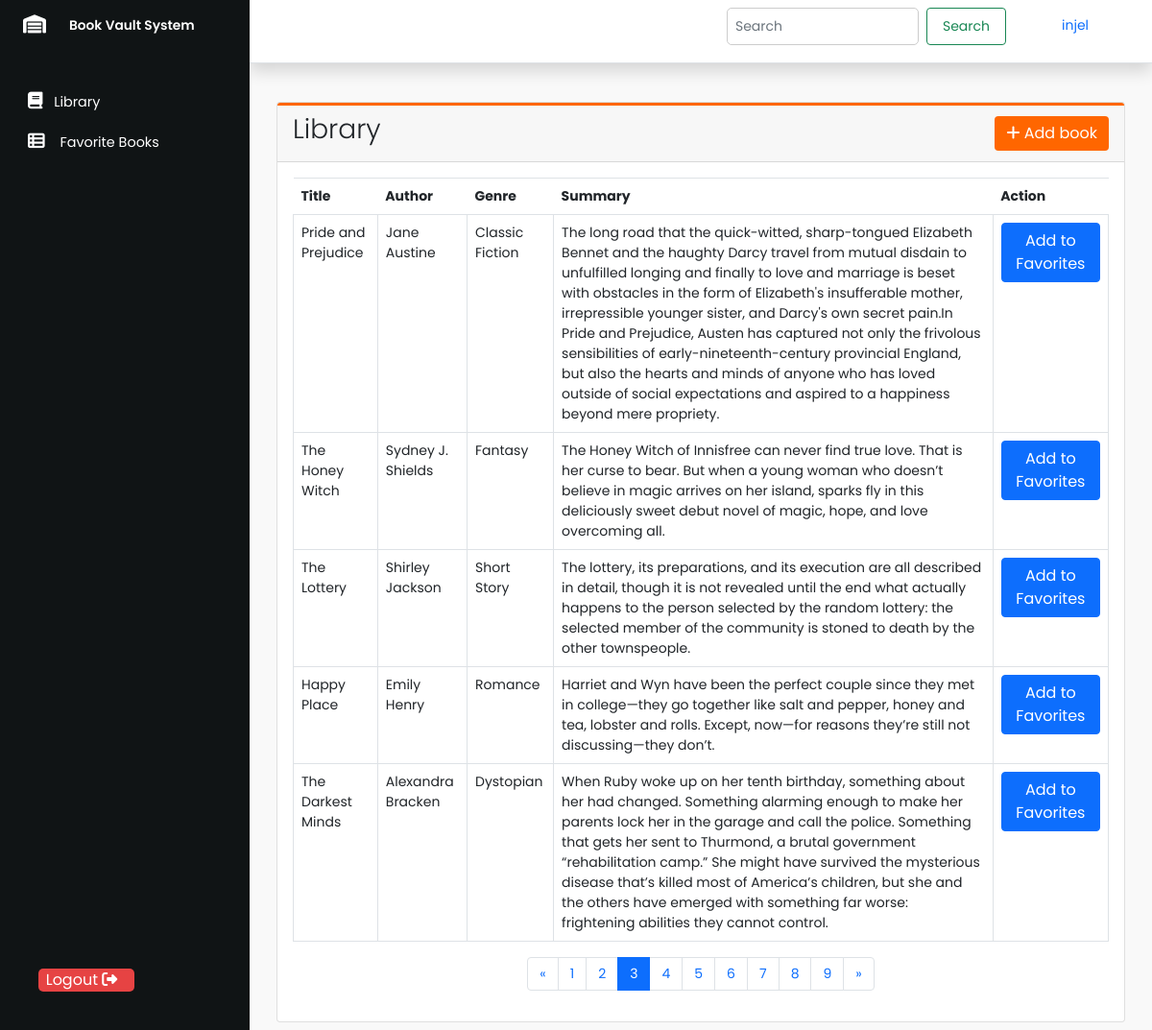
The app's page /main.php?page=3 (signed in) with its own data.
### tables this page shows
CREATE TABLE `book` (
  `id` int(11) NOT NULL,
  `title` varchar(255) NOT NULL,
  `author` varchar(255) NOT NULL,
  `genre` varchar(100) NOT NULL,
  `summary` text NOT NULL,
  `created_at` timestamp NOT NULL DEFAULT current_timestamp()
);

### main.php (the view, shortened to what this page needs)
<?php
$servername = "localhost";
$username = "root";
$password = "";
$dbname = "bookvault";
$conn = new mysqli($servername, $username, $password, $dbname);
$books = [];
$sql = "CALL GetBooks()";
if ($result = $conn->query($sql)) {
    while ($row = $result->fetch_assoc()) {
        $books[] = $row;
    }
}
$booksPerPage = 5;
$totalBooks = count($books);
$totalPages = ceil($totalBooks / $booksPerPage);
$page = isset($_GET['page']) ? (int)$_GET['page'] : 1;
$start = ($page - 1) * $booksPerPage;
$currentBooks = array_slice($books, $start, $booksPerPage);
?>
<!DOCTYPE html>
<html lang="en">
<head>
    <link href="https://cdn.jsdelivr.net/npm/bootstrap@5.0.2/dist/css/bootstrap.min.css" rel="stylesheet">
    <link rel="stylesheet" href="https://cdnjs.cloudflare.com/ajax/libs/font-awesome/6.5.1/css/all.min.css"/>
    <link rel="stylesheet" href="css/page_style.css">
</head>
<body>
<div class="wrapper">
    <aside id="sidebar" class="expand">
        <div class="h-100">
            <div class="d-flex" id="system-info">
                <a href="main.php" class="box_icon" type="button">
                    <i class="fa-solid fa-warehouse"></i>
                </a>
                <div class="sidebar-logo">
                    <a href="main.php">Book Vault System</a>
                </div>
            </div>
            <ul class="sidebar-nav">
                <li class="sidebar-item">
                    <a href="main.php" class="sidebar-link">
                        <i class="fa-solid fa-book"></i>
                        <span>Library</span>
                    </a>
                </li>
                <li class="sidebar-item">
                    <a href="favorite.php" class="sidebar-link">
                        <i class="fa-solid fa-table-list pe-1"></i>
                        <span>Favorite Books</span>
                    </a>
                </li>
            </ul>
        </div>
        <button class="logout-button">
            <a href="login.php" class="logout-button link-button">
                <span>Logout</span>
                <i class="fa-solid fa-right-from-bracket"></i>
            </a>
        </button>
    </aside>
    <div class="main">
        <nav class="navbar navbar-expand px-3 p-0 border-bottom shadow border-bottom">
            <div class="navbar-collapse navbar">
                <ul class="navbar-nav ms-auto">
                    <li class="nav-item">
                        <form class="d-flex search-form">
                            <input class="form-control search-input me-2" type="search" placeholder="Search" aria-label="Search">
                            <button class="btn btn-outline-success search-button" type="submit">Search</button>
                        </form>
                    </li>
                    <li class="nav-item">
                        <a id="name" href="profile.php" class="nav-link">
                            <?php echo htmlspecialchars($_SESSION['fullname']); ?>
                        </a>
                    </li>
                </ul>
            </div>
        </nav>
        <main class="content px-3 py-2">
            <div class="container-fluid">
                <div class="row mt-3">
                    <div class="container mt-3">
                        <div class="row">
                            <div class="col-md-12">
                                <div class="card">
                                    <div class="card-header d-flex justify-content-between align-items-center">
                                        <h5 class="card-title fs-3 display-1">Library</h5>
                                        <button class="btn btn-cust-citrus" id="btnAdd"><i class="fa-solid fa-plus"></i> Add book</button>
                                    </div>
                                    <div class="card-body">
                                        <div id="mainDiv">
                                            <table class="table table-bordered">
                                                <thead>
                                                    <tr>
                                                        <th>Title</th>
                                                        <th>Author</th>
                                                        <th>Genre</th>
                                                        <th>Summary</th>
                                                        <th>Action</th>
                                                    </tr>
                                                </thead>
                                                <tbody id="booksTableBody">
                                                    <?php foreach ($currentBooks as $book): ?>
                                                        <tr>
                                                            <td><?php echo htmlspecialchars($book['title']); ?></td>
                                                            <td><?php echo htmlspecialchars($book['author']); ?></td>
                                                            <td><?php echo htmlspecialchars($book['genre']); ?></td>
                                                            <td><?php echo htmlspecialchars($book['summary']); ?></td>
                                                            <td><a href="favorites.php?book_id=<?php echo $book['id']; ?>" class="btn btn-primary">Add to Favorites</a></td>
                                                        </tr>
                                                    <?php endforeach; ?>
                                                </tbody>
                                            </table>
                                            <nav aria-label="Page navigation example">
                                                <ul class="pagination justify-content-center">
                                                    <?php if ($page > 1): ?>
                                                        <li class="page-item">
                                                            <a class="page-link" href="?page=<?php echo $page - 1; ?>" aria-label="Previous">
                                                                <span aria-hidden="true">&laquo;</span>
                                                            </a>
                                                        </li>
                                                    <?php endif; ?>
                                                    <?php for ($i = 1; $i <= $totalPages; $i++): ?>
                                                        <li class="page-item <?php if ($i == $page) echo 'active'; ?>">
                                                            <a class="page-link" href="?page=<?php echo $i; ?>"><?php echo $i; ?></a>
                                                        </li>
                                                    <?php endfor; ?>
                                                    <?php if ($page < $totalPages): ?>
                                                        <li class="page-item">
                                                            <a class="page-link" href="?page=<?php echo $page + 1; ?>" aria-label="Next">
                                                                <span aria-hidden="true">&raquo;</span>
                                                            </a>
                                                        </li>
                                                    <?php endif; ?>
                                                </ul>
                                            </nav>
                                        </div>
                                    </div>
                                </div>
                            </div>
                        </div>
                    </div>
                </div>
            </div>
        </main>
    </div>
</div>
</body>
</html>

### css/page_style.css (style rules this page uses)
body { font-family: 'Poppins', sans-serif; font-size: 0.875rem; opacity: 1; overflow-y: auto; }
a { cursor: pointer; text-decoration: none; }
li { list-style: none; }
.wrapper { display: flex; }
#sidebar { width: 70px; min-width: 70px; z-index: 1000; transition: all .25s ease-in-out; background-color: #101415; display: flex; flex-direction: column; }
#sidebar.expand { width: 260px; min-width: 260px; }
.box_icon { background-color: transparent; cursor: pointer; border: 0; padding: 1rem 1.5rem; }
.box_icon i { font-size: 1.2rem; color: #FFF; }
.sidebar-logo { margin: auto 0; }
.sidebar-logo a { color: #FFF; font-size: .86rem; font-weight: 600; white-space: nowrap; }
#sidebar.expand .sidebar-logo, #sidebar.expand a.sidebar-link span { animation: fadeIn .25s ease; }
.sidebar-nav { padding: 2rem 0; flex: 1 1 auto; }
a.sidebar-link { padding: .625rem 1.625rem; color: #ffffff; display: block; font-size: 0.9rem; white-space: nowrap; border-left: 3px solid transparent; }
.sidebar-link i { font-size: 1.1rem; margin-right: .50rem; }
.sidebar-item { position: relative; }
.navbar-expand .navbar-nav { margin-left: auto; }
.navbar-expand .navbar-collapse { min-width: 200px; }
.main { display: flex; flex-direction: column; min-height: 100vh; overflow: hidden; transition: all 0.35s ease-in-out; width: 100%; background: #fff; }
.content { flex: 1; max-width: 100vw; background: #f9f9f9; }
@media (min-width:756px) { .content { max-width: auto; width: auto; } }
.btn-cust-citrus { background-color: #ff6600; color: #fff; border: none; }
.card-header { border-top: 3px solid #ff6600; }
.table thead th { border: none; }
.logout-button { position: absolute; bottom: 20px; left: 20px; background-color: #e64343; color: #ffffff; border: none; width: 100px; font-size: 16px; cursor: pointer; border-radius: 5px; }
.logout-button i { margin-right: 10px; }
.search-form { margin-bottom: 10px; }
.search-input { width: 200px; padding: 8px; border: 1px solid #ccc; border-radius: 5px; font-size: 14px; }
.search-button { padding: 8px 16px; margin-right: 50px; font-size: 14px; }
#name { padding-right: 50px; }
.content { flex: 1; max-width: 100vw; background: #f9f9f9; padding: 20px; }

### records on screen
book: title "Pride and Prejudice", author "Jane Austine", genre "Classic Fiction", summary "The long road that the quick-witted, sharp-tongued Elizabeth Bennet and the haughty Darcy travel from mutual disdain to unfulfilled longing and finally to love and marriage is beset with obstacles in the form of Elizabeth's insufferable mother, irrepressible younger sister, and Darcy's own secret pain.In Pride and Prejudice, Austen has captured not only the frivolous sensibilities of early-nineteenth-century provincial England, but also the hearts and minds of anyone who has loved outside of social expectations and aspired to a happiness beyond mere propriety."
book: title "The Honey Witch", author "Sydney J. Shields", genre "Fantasy", summary "The Honey Witch of Innisfree can never find true love. That is her curse to bear. But when a young woman who doesn’t believe in magic arrives on her island, sparks fly in this deliciously sweet debut novel of magic, hope, and love overcoming all."
book: title "The Lottery", author "Shirley Jackson", genre "Short Story", summary "The lottery, its preparations, and its execution are all described in detail, though it is not revealed until the end what actually happens to the person selected by the random lottery: the selected member of the community is stoned to death by the other townspeople."
book: title "Happy Place", author "Emily Henry", genre "Romance", summary "Harriet and Wyn have been the perfect couple since they met in college—they go together like salt and pepper, honey and tea, lobster and rolls. Except, now—for reasons they’re still not discussing—they don’t."
book: title "The Darkest Minds", author "Alexandra Bracken", genre "Dystopian", summary "When Ruby woke up on her tenth birthday, something about her had changed. Something alarming enough to make her parents lock her in the garage and call the police. Something that gets her sent to Thurmond, a brutal government “rehabilitation camp.” She might have survived the mysterious disease that’s killed most of America’s children, but she and the others have emerged with something far worse: frightening abilities they cannot control."

### other values on screen
$_SESSION['fullname'] "injel"
